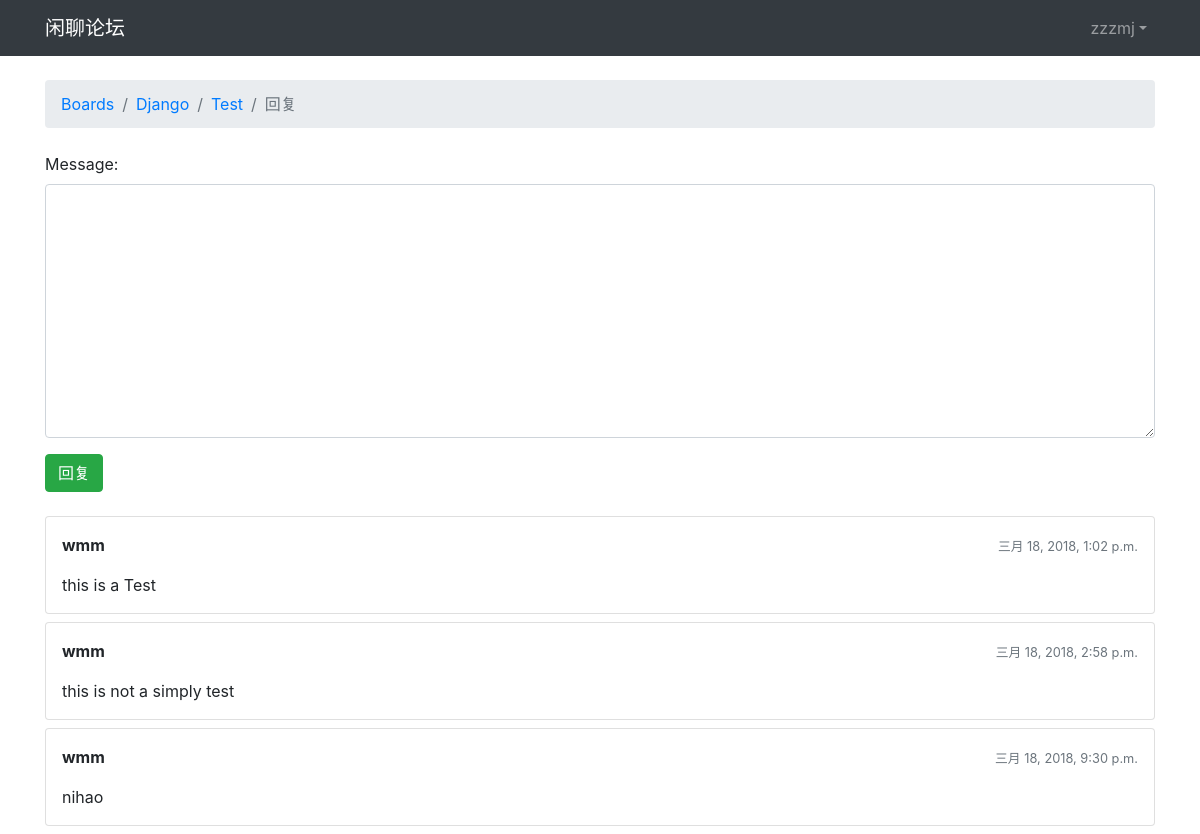
/boards/1/topics/4/reply/ (signed in), run on the app's committed database.
### Board/models.py (models this page shows, shortened)
class Topic(models.Model):
    subject = models.CharField(max_length=200)
    last_update = models.DateTimeField(auto_now_add=True)
    board = models.ForeignKey(Board, on_delete=models.CASCADE, related_name='topics')
    starter = models.ForeignKey(User, on_delete=models.CASCADE, related_name='topics')
    views = models.PositiveIntegerField(default=0)  # ???

class Board(models.Model):
    name = models.CharField(max_length=32, unique=True)
    description = models.CharField(max_length=100)

class Post(models.Model):
    message = models.TextField()
    created_at = models.DateTimeField(auto_now_add=True)
    updated_at = models.DateTimeField(null=True)
    topic = models.ForeignKey(Topic, related_name='posts',on_delete=models.CASCADE)
    created_by = models.ForeignKey(User, related_name='posts', on_delete=models.CASCADE)
    updated_by = models.ForeignKey(User, null=True, related_name='+', on_delete=models.CASCADE)

### Board/views.py (the view, shortened to what this page needs)
# urls.py: path('boards/<int:pk>/topics/<int:topic_pk>/reply/', views.reply_topic, name='reply_topic')
@login_required
def reply_topic(req, pk, topic_pk):
    topic = get_object_or_404(Topic, board__pk=pk, pk=topic_pk)
    form = PostForm()
    return render(req, 'reply_topic.html', {'topic': topic, 'form': form})

### Board/forms.py
class PostForm(forms.ModelForm):
    class Meta:
        model = Post
        fields = ['message', ]

### Board/templatetags/form_tags.py (called while the page is built)
@register.filter
def input_class(bound_field):
    css_class = ''
    if bound_field.form.is_bound:
        if bound_field.errors:
            css_class = 'is-invalid'
        elif field_type(bound_field) != 'PasswordInput':
            css_class = 'is-valid'
    return 'form-control {0}'.format(css_class)  # 需要去文件中将返回值加str

### templates/reply_topic.html (shortened to what this page needs)
{% extends 'base.html' %}
{% block breadcrumb %}
    <li class="breadcrumb-item"><a href="{% url 'home' %}">Boards</a></li>
    <li class="breadcrumb-item"><a href="{% url 'board_topics' topic.board.pk %}">{{ topic.board.name }}</a></li>
    <li class="breadcrumb-item"><a href="{% url 'topic_posts' topic.board.pk topic.pk %}">{{ topic.subject }}</a></li>
    <li class="breadcrumb-item active">回复</li>
{% endblock %}
{% block content %}
    <form method="post" class="mb-4">
        {% include 'includes/form.html' %}
        <input type="submit" value="回复" class="btn btn-success">
    </form>
    {% for post in topic.posts.all %}
        <div class="card mb-2">
            <div class="card-body p-3">
                <div class="row mb-3">
                    <div class="col-6">
                        <strong class="test-muted">{{ post.created_by.username }}</strong>
                    </div>
                    <div class="col-6 text-right">
                        <small class="text-muted">{{ post.created_at }}</small>
                    </div>
                </div>
                {{ post.message }}
            </div>
        </div>
    {% endfor %}
{% endblock %}

### templates/base.html (shortened to what this page needs)
{% load static %}
<!DOCTYPE html>
<html>
  <head>
    <link rel="stylesheet" href="{% static 'css/bootstrap.min4.css' %}">
      <link rel="stylesheet" href="https://fonts.proxy.ustclug.org/css?family=Lato">
      <link rel="stylesheet" href="{% static 'css/app.css' %}">
  </head>
  <body>
  {% block body %}
  <nav class="navbar navbar-expand-sm navbar-dark bg-dark">
      <div class="container">
        <a class="navbar-brand" href="{% url 'home' %}">闲聊论坛</a>
          <div class="collapse navbar-collapse" id="mainMenu">
              {% if user.is_authenticated %}
              <ul class="navbar-nav ml-auto">
                  <li class="nav-item dropdown">
                      <a href="#" class="nav-link dropdown-toggle" id="userMenu" data-toggle="dropdown"
                         aria-haspopup="true" aria-expanded="false">{{ user.username }}</a>
                  </li>
              </ul>
                  {% else %}
                  <form class="form-inline ml-auto">
                      <a href="{% url 'login' %}" class="btn btn-outline-secondary">登录</a>
                      <a href="{% url 'signup' %}" class="btn btn-info ml-2">注册</a>
                  </form>
              {% endif %}
          </div>
      </div>
    </nav>
    <div class="container">
      <ol class="breadcrumb my-4">
        {% block breadcrumb %}
        {% endblock %}
      </ol>
      {% block content %}
      {% endblock %}
    </div>
  </body>
  {% endblock body%}
</html>

### static/css/app.css (style rules this page uses)
.navbar-brand { font-family: 'Peralta', cursive; }

### data on the page
Topic: board.name "Django", subject "Test"
Post: created_by.username "wmm", created_at "三月 18, 2018, 1:02 p.m.", message "this is a Test"
Post: created_by.username "wmm", created_at "三月 18, 2018, 2:58 p.m.", message "this is not a simply test"
Post: created_by.username "wmm", created_at "三月 18, 2018, 9:30 p.m.", message "nihao"

### other printed values
{{ user.username }} "zzzmj"
{{ row.label_tag }} "Message:"
